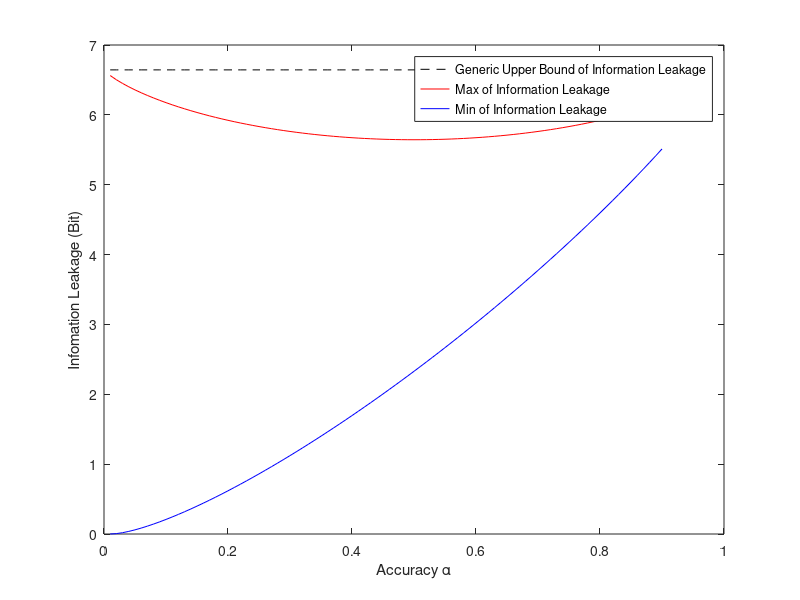

Recreate this plot in MATLAB.
% a simulation on range of info vs. accuracy


web_num = 100;
alpha = 0.01:0.01:0.9;

upper = zeros(1,length(alpha)) + log2(web_num);


for i = 1:length(alpha)
    acc = alpha(i);
    ma(i) = log2(web_num) + acc*log2(acc) + (1-acc)*log2(1-acc);
    mi(i) = log2(web_num) + acc*log2(acc) + (1-acc)*log2( (1-acc)/(web_num-1) );
end



plot(alpha, upper, '--k');
hold on;
plot(alpha, ma, 'r');
plot(alpha, mi, 'b');
%axis([0, 1, 0, 8]);

xlabel('Accuracy \alpha');
ylabel('Infomation Leakage (Bit)');

legend('Generic Upper Bound of Information Leakage', 'Max of Information Leakage', 'Min of Information Leakage', 'Position', [200 220 1 1]);

